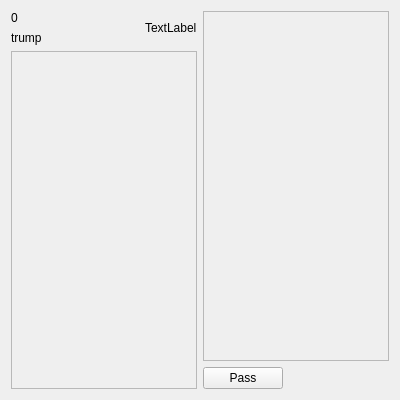
<?xml version="1.0" encoding="UTF-8"?>
<ui version="4.0">
 <class>GameScreen</class>
 <widget class="QWidget" name="GameScreen">
  <property name="geometry">
   <rect>
    <x>0</x>
    <y>0</y>
    <width>400</width>
    <height>400</height>
   </rect>
  </property>
  <property name="sizePolicy">
   <sizepolicy hsizetype="Minimum" vsizetype="Minimum">
    <horstretch>0</horstretch>
    <verstretch>0</verstretch>
   </sizepolicy>
  </property>
  <property name="windowTitle">
   <string>Form</string>
  </property>
  <layout class="QHBoxLayout" name="horizontalLayout">
   <item>
    <layout class="QVBoxLayout" name="handsLayout"/>
   </item>
   <item>
    <layout class="QVBoxLayout" name="tableLayout_2">
     <item>
      <layout class="QVBoxLayout" name="verticalLayout_2">
       <item>
        <layout class="QHBoxLayout" name="horizontalLayout_2">
         <property name="sizeConstraint">
          <enum>QLayout::SetMaximumSize</enum>
         </property>
         <item>
          <layout class="QVBoxLayout" name="verticalLayout">
           <property name="sizeConstraint">
            <enum>QLayout::SetMaximumSize</enum>
           </property>
           <item>
            <widget class="QLabel" name="deckSizeLabel">
             <property name="sizePolicy">
              <sizepolicy hsizetype="Preferred" vsizetype="Maximum">
               <horstretch>0</horstretch>
               <verstretch>0</verstretch>
              </sizepolicy>
             </property>
             <property name="text">
              <string>0</string>
             </property>
            </widget>
           </item>
           <item>
            <widget class="QLabel" name="trumpValueLabel">
             <property name="sizePolicy">
              <sizepolicy hsizetype="Preferred" vsizetype="Maximum">
               <horstretch>0</horstretch>
               <verstretch>0</verstretch>
              </sizepolicy>
             </property>
             <property name="text">
              <string>trump</string>
             </property>
            </widget>
           </item>
          </layout>
         </item>
         <item>
          <widget class="QLabel" name="typeLabel">
           <property name="sizePolicy">
            <sizepolicy hsizetype="Maximum" vsizetype="Maximum">
             <horstretch>0</horstretch>
             <verstretch>0</verstretch>
            </sizepolicy>
           </property>
           <property name="text">
            <string>TextLabel</string>
           </property>
          </widget>
         </item>
        </layout>
       </item>
       <item>
        <widget class="QScrollArea" name="tableArea">
         <property name="sizePolicy">
          <sizepolicy hsizetype="MinimumExpanding" vsizetype="Minimum">
           <horstretch>0</horstretch>
           <verstretch>0</verstretch>
          </sizepolicy>
         </property>
         <property name="widgetResizable">
          <bool>true</bool>
         </property>
         <widget class="QWidget" name="tableAreaWidget">
          <property name="geometry">
           <rect>
            <x>0</x>
            <y>0</y>
            <width>178</width>
            <height>184</height>
           </rect>
          </property>
         </widget>
        </widget>
       </item>
      </layout>
     </item>
    </layout>
   </item>
   <item>
    <layout class="QVBoxLayout" name="verticalLayout_3">
     <item>
      <widget class="QScrollArea" name="handArea">
       <property name="sizePolicy">
        <sizepolicy hsizetype="MinimumExpanding" vsizetype="Minimum">
         <horstretch>0</horstretch>
         <verstretch>0</verstretch>
        </sizepolicy>
       </property>
       <property name="widgetResizable">
        <bool>true</bool>
       </property>
       <widget class="QWidget" name="handAreaWidget">
        <property name="geometry">
         <rect>
          <x>0</x>
          <y>0</y>
          <width>180</width>
          <height>347</height>
         </rect>
        </property>
       </widget>
      </widget>
     </item>
     <item>
      <widget class="QPushButton" name="passButton">
       <property name="sizePolicy">
        <sizepolicy hsizetype="Maximum" vsizetype="Fixed">
         <horstretch>0</horstretch>
         <verstretch>0</verstretch>
        </sizepolicy>
       </property>
       <property name="text">
        <string>Pass</string>
       </property>
      </widget>
     </item>
    </layout>
   </item>
  </layout>
 </widget>
 <resources/>
 <connections/>
</ui>
